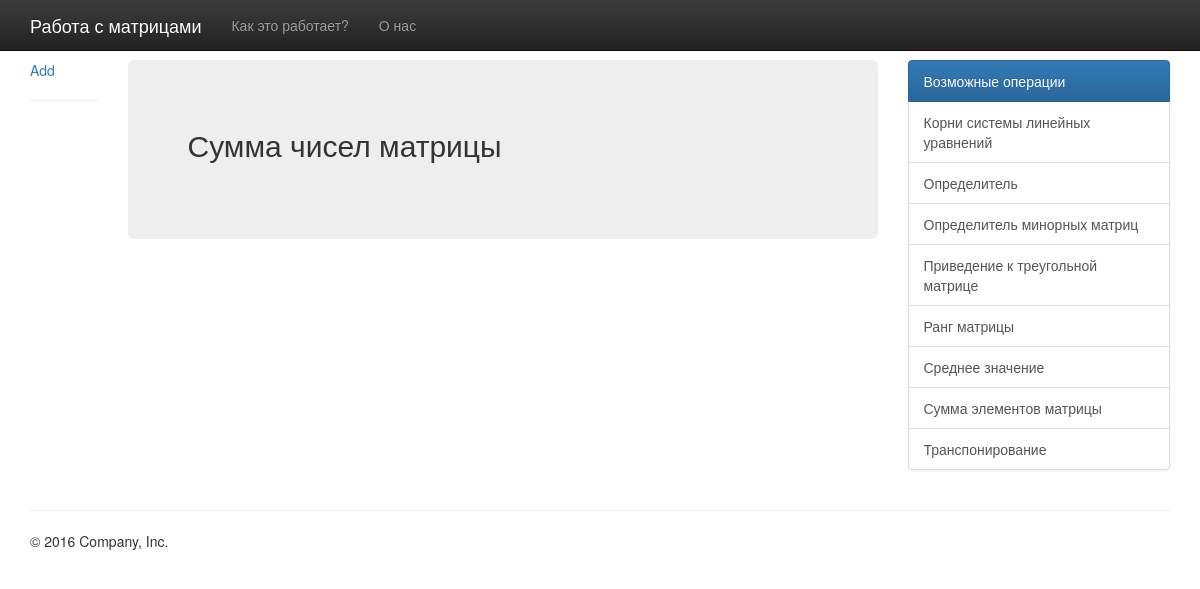
/sum_elements/, run on an earlier commit of the app's database.
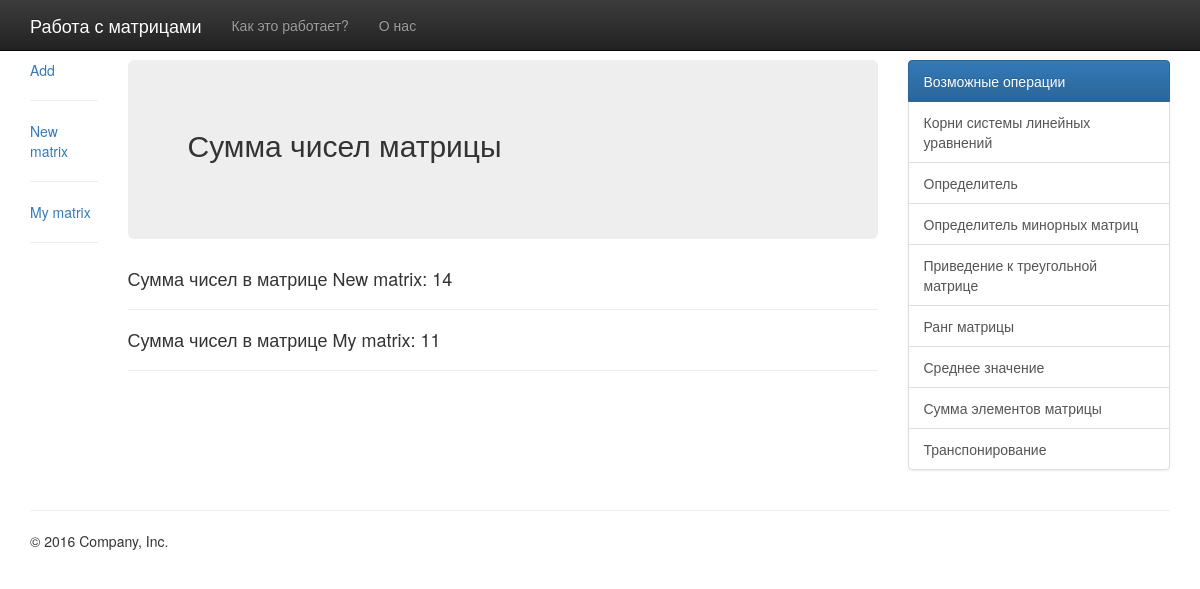
And on a later commit of the database.
### matrix/models.py (models this page shows, shortened)
class Matrix(models.Model):
    name = models.CharField(max_length=25, default="New matrix")
    rows = models.PositiveIntegerField(default=0)
    columns = models.PositiveIntegerField(default=0)
    values = models.TextField()
    file = models.FileField()
    def matrix(self):
        array = make_array(self.values)
        return array
    def sum_elements(self):
        return np.sum(np.array(make_array(self.values)))

### matrix/views.py (the view)
# urls.py: path('sum_elements/', SumElementsMatrixView.as_view(), name='sum_elements'),
class SumElementsMatrixView(ListView):
    model = Matrix
    template_name = 'sum_elements.html'

### matrix/models.py (called while the page is built)
def make_array(string):
    lines = string.splitlines()
    array = list(map(lambda x: list(map(int, x.split())), lines))
    return array

### templates/sum_elements.html
{% extends 'base.html' %}
{% block content %}
    <div class="col-sm-1">
        <div class="card"><a href="{% url 'create' %}">Add</a></div>
        <hr/>
        {% for matrix in object_list %}
            <div class="card"><a href="{% url 'detail' matrix.pk %}">{{ matrix.name }}</a></div>
            <hr/>
        {% endfor %}
    </div>
    <div class="col-sm-8">
    <div class="jumbotron">
        <h2>Сумма чисел матрицы</h2>
        <br>
    </div>
    {% for matrix in object_list %}
        <h4>Сумма чисел в матрице {{ matrix.name }}: {{ matrix.sum_elements }}</h4>
        <hr/>
    {% endfor %}
    </div>
{% endblock content %}

What changed in the data, as far as the page shows it:
added Matrix: name "New matrix", sum_elements "14"
added Matrix: name "My matrix", sum_elements "11"
